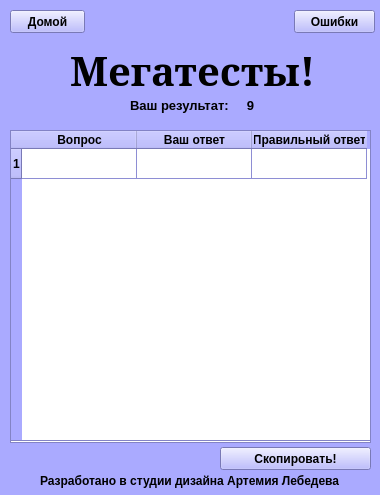
<?xml version="1.0" encoding="UTF-8"?>
<ui version="4.0">
 <class>Form</class>
 <widget class="QWidget" name="Form">
  <property name="geometry">
   <rect>
    <x>0</x>
    <y>0</y>
    <width>380</width>
    <height>495</height>
   </rect>
  </property>
  <property name="palette">
   <palette>
    <active>
     <colorrole role="WindowText">
      <brush brushstyle="SolidPattern">
       <color alpha="255">
        <red>0</red>
        <green>0</green>
        <blue>0</blue>
       </color>
      </brush>
     </colorrole>
     <colorrole role="Button">
      <brush brushstyle="SolidPattern">
       <color alpha="255">
        <red>170</red>
        <green>170</green>
        <blue>255</blue>
       </color>
      </brush>
     </colorrole>
     <colorrole role="Light">
      <brush brushstyle="SolidPattern">
       <color alpha="255">
        <red>255</red>
        <green>255</green>
        <blue>255</blue>
       </color>
      </brush>
     </colorrole>
     <colorrole role="Midlight">
      <brush brushstyle="SolidPattern">
       <color alpha="255">
        <red>212</red>
        <green>212</green>
        <blue>255</blue>
       </color>
      </brush>
     </colorrole>
     <colorrole role="Dark">
      <brush brushstyle="SolidPattern">
       <color alpha="255">
        <red>85</red>
        <green>85</green>
        <blue>127</blue>
       </color>
      </brush>
     </colorrole>
     <colorrole role="Mid">
      <brush brushstyle="SolidPattern">
       <color alpha="255">
        <red>113</red>
        <green>113</green>
        <blue>170</blue>
       </color>
      </brush>
     </colorrole>
     <colorrole role="Text">
      <brush brushstyle="SolidPattern">
       <color alpha="255">
        <red>0</red>
        <green>0</green>
        <blue>0</blue>
       </color>
      </brush>
     </colorrole>
     <colorrole role="BrightText">
      <brush brushstyle="SolidPattern">
       <color alpha="255">
        <red>255</red>
        <green>255</green>
        <blue>255</blue>
       </color>
      </brush>
     </colorrole>
     <colorrole role="ButtonText">
      <brush brushstyle="SolidPattern">
       <color alpha="255">
        <red>0</red>
        <green>0</green>
        <blue>0</blue>
       </color>
      </brush>
     </colorrole>
     <colorrole role="Base">
      <brush brushstyle="SolidPattern">
       <color alpha="255">
        <red>255</red>
        <green>255</green>
        <blue>255</blue>
       </color>
      </brush>
     </colorrole>
     <colorrole role="Window">
      <brush brushstyle="SolidPattern">
       <color alpha="255">
        <red>170</red>
        <green>170</green>
        <blue>255</blue>
       </color>
      </brush>
     </colorrole>
     <colorrole role="Shadow">
      <brush brushstyle="SolidPattern">
       <color alpha="255">
        <red>0</red>
        <green>0</green>
        <blue>0</blue>
       </color>
      </brush>
     </colorrole>
     <colorrole role="AlternateBase">
      <brush brushstyle="SolidPattern">
       <color alpha="255">
        <red>212</red>
        <green>212</green>
        <blue>255</blue>
       </color>
      </brush>
     </colorrole>
     <colorrole role="ToolTipBase">
      <brush brushstyle="SolidPattern">
       <color alpha="255">
        <red>255</red>
        <green>255</green>
        <blue>220</blue>
       </color>
      </brush>
     </colorrole>
     <colorrole role="ToolTipText">
      <brush brushstyle="SolidPattern">
       <color alpha="255">
        <red>0</red>
        <green>0</green>
        <blue>0</blue>
       </color>
      </brush>
     </colorrole>
     <colorrole role="PlaceholderText">
      <brush brushstyle="SolidPattern">
       <color alpha="128">
        <red>0</red>
        <green>0</green>
        <blue>0</blue>
       </color>
      </brush>
     </colorrole>
    </active>
    <inactive>
     <colorrole role="WindowText">
      <brush brushstyle="SolidPattern">
       <color alpha="255">
        <red>0</red>
        <green>0</green>
        <blue>0</blue>
       </color>
      </brush>
     </colorrole>
     <colorrole role="Button">
      <brush brushstyle="SolidPattern">
       <color alpha="255">
        <red>170</red>
        <green>170</green>
        <blue>255</blue>
       </color>
      </brush>
     </colorrole>
     <colorrole role="Light">
      <brush brushstyle="SolidPattern">
       <color alpha="255">
        <red>255</red>
        <green>255</green>
        <blue>255</blue>
       </color>
      </brush>
     </colorrole>
     <colorrole role="Midlight">
      <brush brushstyle="SolidPattern">
       <color alpha="255">
        <red>212</red>
        <green>212</green>
        <blue>255</blue>
       </color>
      </brush>
     </colorrole>
     <colorrole role="Dark">
      <brush brushstyle="SolidPattern">
       <color alpha="255">
        <red>85</red>
        <green>85</green>
        <blue>127</blue>
       </color>
      </brush>
     </colorrole>
     <colorrole role="Mid">
      <brush brushstyle="SolidPattern">
       <color alpha="255">
        <red>113</red>
        <green>113</green>
        <blue>170</blue>
       </color>
      </brush>
     </colorrole>
     <colorrole role="Text">
      <brush brushstyle="SolidPattern">
       <color alpha="255">
        <red>0</red>
        <green>0</green>
        <blue>0</blue>
       </color>
      </brush>
     </colorrole>
     <colorrole role="BrightText">
      <brush brushstyle="SolidPattern">
       <color alpha="255">
        <red>255</red>
        <green>255</green>
        <blue>255</blue>
       </color>
      </brush>
     </colorrole>
     <colorrole role="ButtonText">
      <brush brushstyle="SolidPattern">
       <color alpha="255">
        <red>0</red>
        <green>0</green>
        <blue>0</blue>
       </color>
      </brush>
     </colorrole>
     <colorrole role="Base">
      <brush brushstyle="SolidPattern">
       <color alpha="255">
        <red>255</red>
        <green>255</green>
        <blue>255</blue>
       </color>
      </brush>
     </colorrole>
     <colorrole role="Window">
      <brush brushstyle="SolidPattern">
       <color alpha="255">
        <red>170</red>
        <green>170</green>
        <blue>255</blue>
       </color>
      </brush>
     </colorrole>
     <colorrole role="Shadow">
      <brush brushstyle="SolidPattern">
       <color alpha="255">
        <red>0</red>
        <green>0</green>
        <blue>0</blue>
       </color>
      </brush>
     </colorrole>
     <colorrole role="AlternateBase">
      <brush brushstyle="SolidPattern">
       <color alpha="255">
        <red>212</red>
        <green>212</green>
        <blue>255</blue>
       </color>
      </brush>
     </colorrole>
     <colorrole role="ToolTipBase">
      <brush brushstyle="SolidPattern">
       <color alpha="255">
        <red>255</red>
        <green>255</green>
        <blue>220</blue>
       </color>
      </brush>
     </colorrole>
     <colorrole role="ToolTipText">
      <brush brushstyle="SolidPattern">
       <color alpha="255">
        <red>0</red>
        <green>0</green>
        <blue>0</blue>
       </color>
      </brush>
     </colorrole>
     <colorrole role="PlaceholderText">
      <brush brushstyle="SolidPattern">
       <color alpha="128">
        <red>0</red>
        <green>0</green>
        <blue>0</blue>
       </color>
      </brush>
     </colorrole>
    </inactive>
    <disabled>
     <colorrole role="WindowText">
      <brush brushstyle="SolidPattern">
       <color alpha="255">
        <red>85</red>
        <green>85</green>
        <blue>127</blue>
       </color>
      </brush>
     </colorrole>
     <colorrole role="Button">
      <brush brushstyle="SolidPattern">
       <color alpha="255">
        <red>170</red>
        <green>170</green>
        <blue>255</blue>
       </color>
      </brush>
     </colorrole>
     <colorrole role="Light">
      <brush brushstyle="SolidPattern">
       <color alpha="255">
        <red>255</red>
        <green>255</green>
        <blue>255</blue>
       </color>
      </brush>
     </colorrole>
     <colorrole role="Midlight">
      <brush brushstyle="SolidPattern">
       <color alpha="255">
        <red>212</red>
        <green>212</green>
        <blue>255</blue>
       </color>
      </brush>
     </colorrole>
     <colorrole role="Dark">
      <brush brushstyle="SolidPattern">
       <color alpha="255">
        <red>85</red>
        <green>85</green>
        <blue>127</blue>
       </color>
      </brush>
     </colorrole>
     <colorrole role="Mid">
      <brush brushstyle="SolidPattern">
       <color alpha="255">
        <red>113</red>
        <green>113</green>
        <blue>170</blue>
       </color>
      </brush>
     </colorrole>
     <colorrole role="Text">
      <brush brushstyle="SolidPattern">
       <color alpha="255">
        <red>85</red>
        <green>85</green>
        <blue>127</blue>
       </color>
      </brush>
     </colorrole>
     <colorrole role="BrightText">
      <brush brushstyle="SolidPattern">
       <color alpha="255">
        <red>255</red>
        <green>255</green>
        <blue>255</blue>
       </color>
      </brush>
     </colorrole>
     <colorrole role="ButtonText">
      <brush brushstyle="SolidPattern">
       <color alpha="255">
        <red>85</red>
        <green>85</green>
        <blue>127</blue>
       </color>
      </brush>
     </colorrole>
     <colorrole role="Base">
      <brush brushstyle="SolidPattern">
       <color alpha="255">
        <red>170</red>
        <green>170</green>
        <blue>255</blue>
       </color>
      </brush>
     </colorrole>
     <colorrole role="Window">
      <brush brushstyle="SolidPattern">
       <color alpha="255">
        <red>170</red>
        <green>170</green>
        <blue>255</blue>
       </color>
      </brush>
     </colorrole>
     <colorrole role="Shadow">
      <brush brushstyle="SolidPattern">
       <color alpha="255">
        <red>0</red>
        <green>0</green>
        <blue>0</blue>
       </color>
      </brush>
     </colorrole>
     <colorrole role="AlternateBase">
      <brush brushstyle="SolidPattern">
       <color alpha="255">
        <red>170</red>
        <green>170</green>
        <blue>255</blue>
       </color>
      </brush>
     </colorrole>
     <colorrole role="ToolTipBase">
      <brush brushstyle="SolidPattern">
       <color alpha="255">
        <red>255</red>
        <green>255</green>
        <blue>220</blue>
       </color>
      </brush>
     </colorrole>
     <colorrole role="ToolTipText">
      <brush brushstyle="SolidPattern">
       <color alpha="255">
        <red>0</red>
        <green>0</green>
        <blue>0</blue>
       </color>
      </brush>
     </colorrole>
     <colorrole role="PlaceholderText">
      <brush brushstyle="SolidPattern">
       <color alpha="128">
        <red>0</red>
        <green>0</green>
        <blue>0</blue>
       </color>
      </brush>
     </colorrole>
    </disabled>
   </palette>
  </property>
  <property name="font">
   <font>
    <weight>75</weight>
    <bold>true</bold>
   </font>
  </property>
  <property name="windowTitle">
   <string>Мегатесты!</string>
  </property>
  <widget class="QLabel" name="label">
   <property name="geometry">
    <rect>
     <x>70</x>
     <y>10</y>
     <width>271</width>
     <height>121</height>
    </rect>
   </property>
   <property name="font">
    <font>
     <family>MS Serif</family>
     <pointsize>30</pointsize>
     <weight>75</weight>
     <italic>false</italic>
     <bold>true</bold>
     <underline>false</underline>
     <strikeout>false</strikeout>
    </font>
   </property>
   <property name="text">
    <string>Мегатесты!</string>
   </property>
  </widget>
  <widget class="QLabel" name="label_4">
   <property name="geometry">
    <rect>
     <x>40</x>
     <y>450</y>
     <width>301</width>
     <height>61</height>
    </rect>
   </property>
   <property name="text">
    <string>Разработано в студии дизайна Артемия Лебедева</string>
   </property>
  </widget>
  <widget class="QLabel" name="label_2">
   <property name="geometry">
    <rect>
     <x>130</x>
     <y>90</y>
     <width>111</width>
     <height>31</height>
    </rect>
   </property>
   <property name="font">
    <font>
     <pointsize>10</pointsize>
     <weight>75</weight>
     <bold>true</bold>
    </font>
   </property>
   <property name="text">
    <string>Ваш результат:</string>
   </property>
  </widget>
  <widget class="QPushButton" name="pushButton">
   <property name="geometry">
    <rect>
     <x>10</x>
     <y>10</y>
     <width>75</width>
     <height>23</height>
    </rect>
   </property>
   <property name="text">
    <string>Домой</string>
   </property>
  </widget>
  <widget class="QLabel" name="label_5">
   <property name="geometry">
    <rect>
     <x>230</x>
     <y>90</y>
     <width>41</width>
     <height>31</height>
    </rect>
   </property>
   <property name="font">
    <font>
     <pointsize>10</pointsize>
     <weight>75</weight>
     <bold>true</bold>
    </font>
   </property>
   <property name="text">
    <string>9</string>
   </property>
   <property name="alignment">
    <set>Qt::AlignCenter</set>
   </property>
  </widget>
  <widget class="QTableWidget" name="tableWidget">
   <property name="geometry">
    <rect>
     <x>10</x>
     <y>132</y>
     <width>361</width>
     <height>201</height>
    </rect>
   </property>
   <property name="frameShape">
    <enum>QFrame::StyledPanel</enum>
   </property>
   <property name="frameShadow">
    <enum>QFrame::Sunken</enum>
   </property>
   <property name="horizontalScrollBarPolicy">
    <enum>Qt::ScrollBarAlwaysOff</enum>
   </property>
   <property name="sizeAdjustPolicy">
    <enum>QAbstractScrollArea::AdjustIgnored</enum>
   </property>
   <property name="rowCount">
    <number>1</number>
   </property>
   <property name="columnCount">
    <number>2</number>
   </property>
   <attribute name="horizontalHeaderVisible">
    <bool>true</bool>
   </attribute>
   <attribute name="horizontalHeaderDefaultSectionSize">
    <number>172</number>
   </attribute>
   <attribute name="verticalHeaderDefaultSectionSize">
    <number>23</number>
   </attribute>
   <row/>
   <column/>
   <column/>
  </widget>
  <widget class="QPushButton" name="pushButton_2">
   <property name="geometry">
    <rect>
     <x>10</x>
     <y>337</y>
     <width>361</width>
     <height>21</height>
    </rect>
   </property>
   <property name="text">
    <string>Очистить историю</string>
   </property>
  </widget>
  <widget class="QTextEdit" name="textEdit">
   <property name="geometry">
    <rect>
     <x>10</x>
     <y>362</y>
     <width>361</width>
     <height>81</height>
    </rect>
   </property>
   <property name="font">
    <font>
     <pointsize>10</pointsize>
     <weight>75</weight>
     <bold>true</bold>
    </font>
   </property>
   <property name="html">
    <string>&lt;!DOCTYPE HTML PUBLIC &quot;-//W3C//DTD HTML 4.0//EN&quot; &quot;http://www.w3.org/TR/REC-html40/strict.dtd&quot;&gt;
&lt;html&gt;&lt;head&gt;&lt;meta name=&quot;qrichtext&quot; content=&quot;1&quot; /&gt;&lt;style type=&quot;text/css&quot;&gt;
p, li { white-space: pre-wrap; }
&lt;/style&gt;&lt;/head&gt;&lt;body style=&quot; font-family:'MS Shell Dlg 2'; font-size:10pt; font-weight:600; font-style:normal;&quot;&gt;
&lt;p align=&quot;center&quot; style=&quot;-qt-paragraph-type:empty; margin-top:0px; margin-bottom:0px; margin-left:0px; margin-right:0px; -qt-block-indent:0; text-indent:0px; font-size:8.25pt;&quot;&gt;&lt;br /&gt;&lt;/p&gt;&lt;/body&gt;&lt;/html&gt;</string>
   </property>
  </widget>
  <widget class="QPushButton" name="copy_btn">
   <property name="geometry">
    <rect>
     <x>220</x>
     <y>447</y>
     <width>151</width>
     <height>23</height>
    </rect>
   </property>
   <property name="text">
    <string>Скопировать!</string>
   </property>
  </widget>
  <widget class="QLabel" name="label_3">
   <property name="geometry">
    <rect>
     <x>10</x>
     <y>447</y>
     <width>191</width>
     <height>21</height>
    </rect>
   </property>
   <property name="text">
    <string/>
   </property>
  </widget>
  <widget class="QPushButton" name="pushButton_3">
   <property name="geometry">
    <rect>
     <x>294</x>
     <y>10</y>
     <width>81</width>
     <height>23</height>
    </rect>
   </property>
   <property name="text">
    <string>Ошибки</string>
   </property>
  </widget>
  <widget class="QTableWidget" name="tableWidget_2">
   <property name="geometry">
    <rect>
     <x>10</x>
     <y>130</y>
     <width>361</width>
     <height>311</height>
    </rect>
   </property>
   <property name="horizontalScrollBarPolicy">
    <enum>Qt::ScrollBarAlwaysOff</enum>
   </property>
   <property name="showGrid">
    <bool>true</bool>
   </property>
   <property name="rowCount">
    <number>1</number>
   </property>
   <property name="columnCount">
    <number>3</number>
   </property>
   <attribute name="horizontalHeaderDefaultSectionSize">
    <number>115</number>
   </attribute>
   <row/>
   <column>
    <property name="text">
     <string>Вопрос</string>
    </property>
   </column>
   <column>
    <property name="text">
     <string>Ваш ответ</string>
    </property>
   </column>
   <column>
    <property name="text">
     <string>Правильный ответ</string>
    </property>
   </column>
  </widget>
 </widget>
 <resources/>
 <connections/>
</ui>
